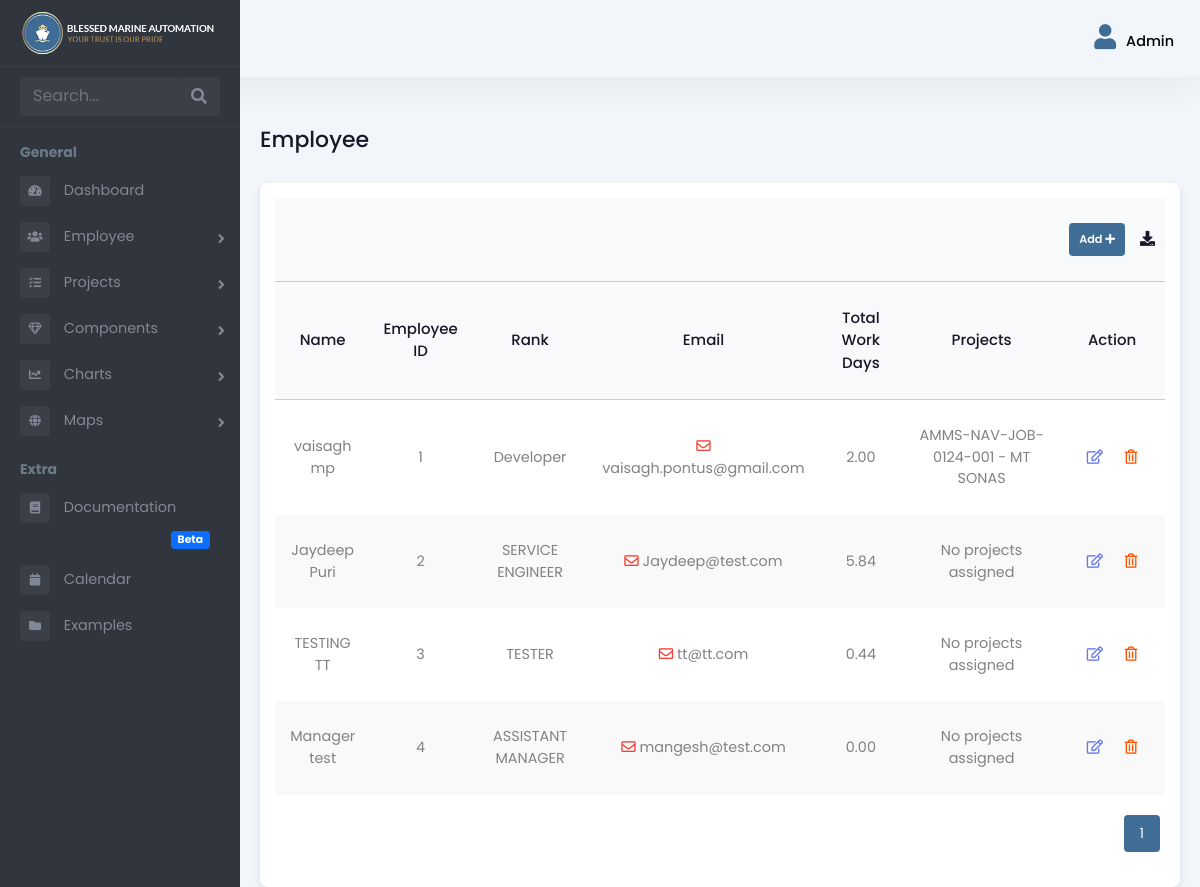
The app's page /admin-panel/employees/ (signed in), older data.
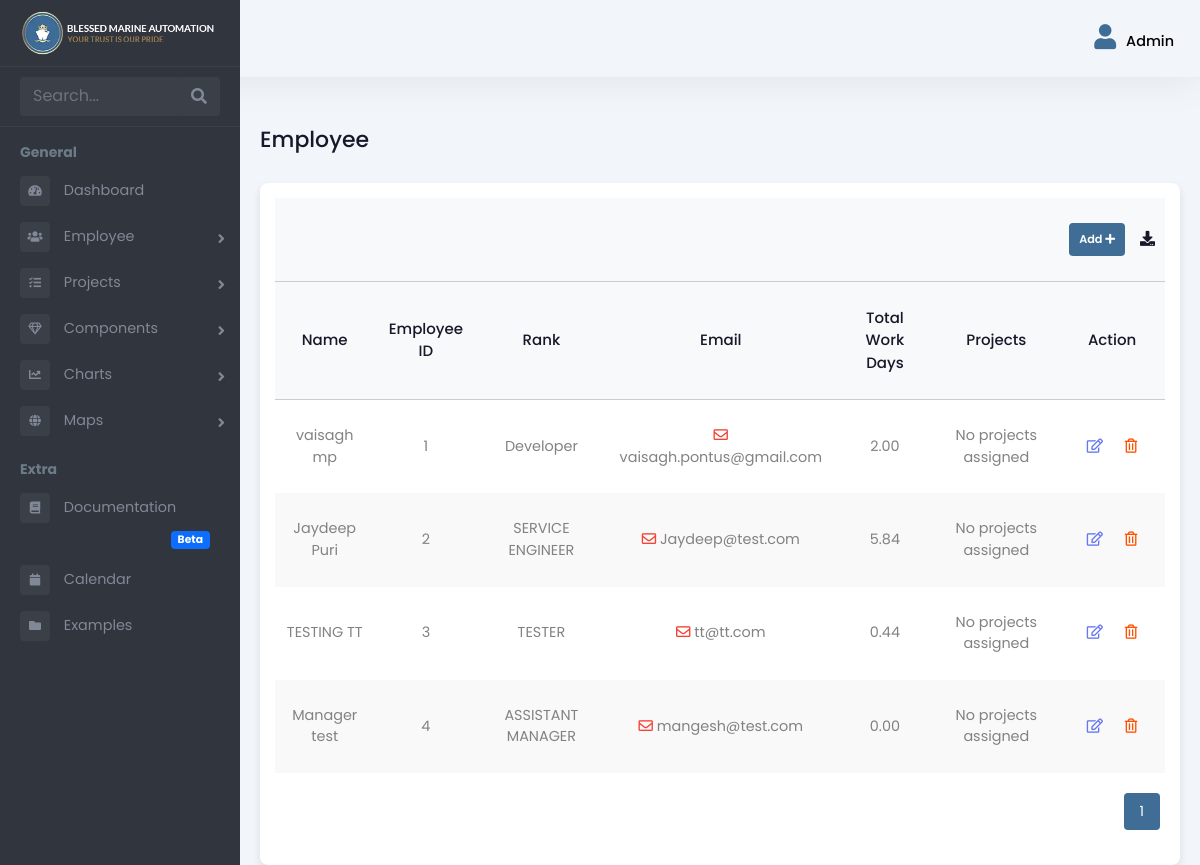
The same page, newer data.
### Admin/models.py (models this page shows, shortened)
class Employee(models.Model):
    user = models.OneToOneField(User, on_delete=models.CASCADE, related_name='employee_profile')
    is_employee = models.BooleanField(default=False)
    is_manager = models.BooleanField(default=False)
    rank = models.CharField(max_length=255, blank=True, null=True)
    salary = models.DecimalField(max_digits=10, decimal_places=2, blank=True, null=True)
    work_days = models.DecimalField(max_digits=10, decimal_places=2, default=0, blank=True)  # Calculated field
    holidays = models.IntegerField(null=True, blank=True)
    overseas_days = models.IntegerField(default=0)

class ProjectAssignment(models.Model):
    project = models.ForeignKey('Project', on_delete=models.CASCADE)
    employee = models.ForeignKey('Employee', on_delete=models.CASCADE, default=1)
    time_start = models.DateField()
    time_stop = models.DateField()
    def __str__(self):
        return f"{self.employee.user.username} on {self.project.name}"

class Project(models.Model):
    STATUS_CHOICES = [
        ('PENDING', 'Pending'),
        ('ASSIGN', 'Assign'),
        ('ONGOING', 'Ongoing'),
        ('HOLD', 'Hold'),
        ('CANCELLED', 'Cancelled'),
        ('COMPLETED', 'Completed'),
    ]
    CATEGORY_CHOICES = [
        ('OVERSEAS', 'Overseas'),
        ('ANCHORAGE', 'Anchorage'),
        ('HOLIDAY_WORKING', 'Holiday Working'),
    ]
    name = models.CharField(max_length=255)
    code = models.CharField(max_length=100, unique=True)
    purchase_and_expenses = models.DecimalField(
        max_digits=12, decimal_places=2, default=0.00)
    invoice_amount = models.DecimalField(
        max_digits=12, decimal_places=2, default=0.00)
    currency_code = models.CharField(max_length=10, default="USD")
    status = models.CharField(
        max_length=100, choices=STATUS_CHOICES, default='PENDING')
    category = models.CharField(
        max_length=50, choices=CATEGORY_CHOICES, default='OVERSEAS')  # New field added
    from decimal import Decimal

### Admin/views.py (the view)
# urls.py: path('employees/', employee_list, name='employee_list'),
@login_required
def employee_list(request):
    if not request.user.is_staff:
        return redirect('login')
    ongoing_project_assignments = ProjectAssignment.objects.filter(
        project__status='ONGOING'
    ).select_related('project')
    employees = Employee.objects.select_related('user').prefetch_related(
        Prefetch(
            'projectassignment_set',
            queryset=ongoing_project_assignments,
            to_attr='assigned_projects'
        )
    )
    print(f"Total employees fetched: {employees.count()}")  # Debug total employees
    for employee in employees:
        print(f"Employee: {employee.user.get_full_name()}, Assigned Projects: {employee.assigned_projects}")
    paginator = Paginator(employees, 10)
    page_number = request.GET.get('page')
    page_obj = paginator.get_page(page_number)
    return render(request, 'Admin/employee_list.html', {'page_obj': page_obj})

### templates/Admin/employee_list.html (shortened to what this page needs)
{% extends 'Admin/adminbase.html' %}
{% load static %}
{% block content %}
<div class="emply-list-wraper">
    <div class="pg-title">
        <h1>Employee</h1>
    </div>
    <div class="widget-box table-wdgt">
        {% if page_obj %}
        <table id="employeeTable">
            <thead>
                <tr style="border-bottom: 1px solid #ccc">
                    <th></th>
                    <th></th>
                    <th></th>
                    <th></th>
                    <th></th>
                    <th></th>
                    <th>
                        <div class="add-new-emply">
                            <a class="badge bg-warning" href="{%url 'create-employee' %}">Add <i class="fas fa-plus"></i></a>
                            <div class="dwnld-dropdown">
                                <a href="#" title="Download"><i class="fas fa-download"></i></a>
                            </div>
                        </div>
                    </th>
                </tr>
            </thead>
            <thead>
                <tr style="border-bottom: 1px solid #ccc">
                    <th>Name</th>
                    <th>Employee ID</th>
                    <th>Rank</th>
                    <th>Email</th>
                    <th>Total Work Days</th>
                    <th>Projects</th>
                    <th>Action</th>
                </tr>
            </thead>
            <tbody>
                {% for employee in page_obj %}
                <tr>
                    <td><a href="{% url 'employee_profile' employee.id %}">{{ employee.user.get_full_name }}</a></td>
                    <td>{{ employee.pk }}</td>
                    <td>{{ employee.rank }}</td>
                    <td>
                        <a href="mailto:{{ employee.user.email }}">
                            <i class="far fa-envelope"></i> {{ employee.user.email }}
                        </a>
                    </td>
                    <td>{{ employee.work_days }}</td>
                    <td>
                        {% if employee.assigned_projects %}
                        {% for project in employee.assigned_projects %}
                        {{ project.project.name }}{% if not forloop.last %}, {% endif %}
                        {% endfor %}
                        {% else %}
                        No projects assigned
                        {% endif %}
                    </td>
                    <td class="list-action-col">
                        <a href="#"><i class="far fa-edit"></i></a>
                        <a href="#"><i class="far fa-trash-alt"></i></a>
                    </td>
                </tr>
                {% empty %}
                <tr>
                    <td colspan="7">No employees found.</td>
                </tr>
                {% endfor %}
            </tbody>
        </table>
        <div class="pagination" id="pagination">
            {% for num in page_obj.paginator.page_range %}
            {% if page_obj.number == num %}
            <button class="active">{{ num }}</button>
            {% else %}
            <a href="?page={{ num }}">{{ num }}</a>
            {% endif %}
            {% endfor %}
        </div>
        {% else %}
        <p class="text-center">NO EMPLOYEES</p>
        {% endif %}
    </div>
</div>
{% endblock %}

Row changes from the older to the newer data that the page shows:
changed Employee "Developer": loses ProjectAssignment (project.name "AMMS-NAV-JOB-0124-001 - MT SONAS"); now shows "No projects assigned"
